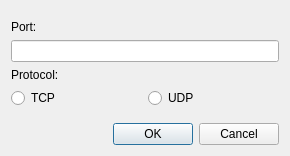
<?xml version="1.0" encoding="UTF-8"?>
<ui version="4.0">
 <class>ConfigureDialog</class>
 <widget class="QDialog" name="ConfigureDialog">
  <property name="windowModality">
   <enum>Qt::ApplicationModal</enum>
  </property>
  <property name="geometry">
   <rect>
    <x>0</x>
    <y>0</y>
    <width>290</width>
    <height>156</height>
   </rect>
  </property>
  <property name="windowTitle">
   <string>Configuration</string>
  </property>
  <property name="modal">
   <bool>true</bool>
  </property>
  <layout class="QGridLayout" name="gridLayout_2">
   <item row="0" column="0">
    <layout class="QGridLayout" name="gridLayout">
     <item row="1" column="0">
      <widget class="QLabel" name="lblPort">
       <property name="text">
        <string>Port:</string>
       </property>
      </widget>
     </item>
     <item row="3" column="0">
      <widget class="QLabel" name="lblProtocol">
       <property name="text">
        <string>Protocol:</string>
       </property>
      </widget>
     </item>
     <item row="0" column="0">
      <spacer name="verticalSpacer">
       <property name="orientation">
        <enum>Qt::Vertical</enum>
       </property>
       <property name="sizeHint" stdset="0">
        <size>
         <width>20</width>
         <height>40</height>
        </size>
       </property>
      </spacer>
     </item>
     <item row="2" column="0">
      <widget class="QLineEdit" name="linePort"/>
     </item>
     <item row="14" column="0">
      <widget class="QDialogButtonBox" name="buttonBox">
       <property name="orientation">
        <enum>Qt::Horizontal</enum>
       </property>
       <property name="standardButtons">
        <set>QDialogButtonBox::Cancel|QDialogButtonBox::Ok</set>
       </property>
      </widget>
     </item>
     <item row="4" column="0">
      <layout class="QHBoxLayout" name="horizontalLayout">
       <item>
        <widget class="QRadioButton" name="radioTcp">
         <property name="text">
          <string>TCP</string>
         </property>
        </widget>
       </item>
       <item>
        <widget class="QRadioButton" name="radioUdp">
         <property name="text">
          <string>UDP</string>
         </property>
        </widget>
       </item>
      </layout>
     </item>
     <item row="5" column="0">
      <spacer name="verticalSpacer_2">
       <property name="orientation">
        <enum>Qt::Vertical</enum>
       </property>
       <property name="sizeHint" stdset="0">
        <size>
         <width>20</width>
         <height>40</height>
        </size>
       </property>
      </spacer>
     </item>
    </layout>
   </item>
  </layout>
 </widget>
 <resources/>
 <connections>
  <connection>
   <sender>buttonBox</sender>
   <signal>accepted()</signal>
   <receiver>ConfigureDialog</receiver>
   <slot>accept()</slot>
   <hints>
    <hint type="sourcelabel">
     <x>248</x>
     <y>254</y>
    </hint>
    <hint type="destinationlabel">
     <x>157</x>
     <y>274</y>
    </hint>
   </hints>
  </connection>
  <connection>
   <sender>buttonBox</sender>
   <signal>rejected()</signal>
   <receiver>ConfigureDialog</receiver>
   <slot>reject()</slot>
   <hints>
    <hint type="sourcelabel">
     <x>316</x>
     <y>260</y>
    </hint>
    <hint type="destinationlabel">
     <x>286</x>
     <y>274</y>
    </hint>
   </hints>
  </connection>
 </connections>
</ui>
